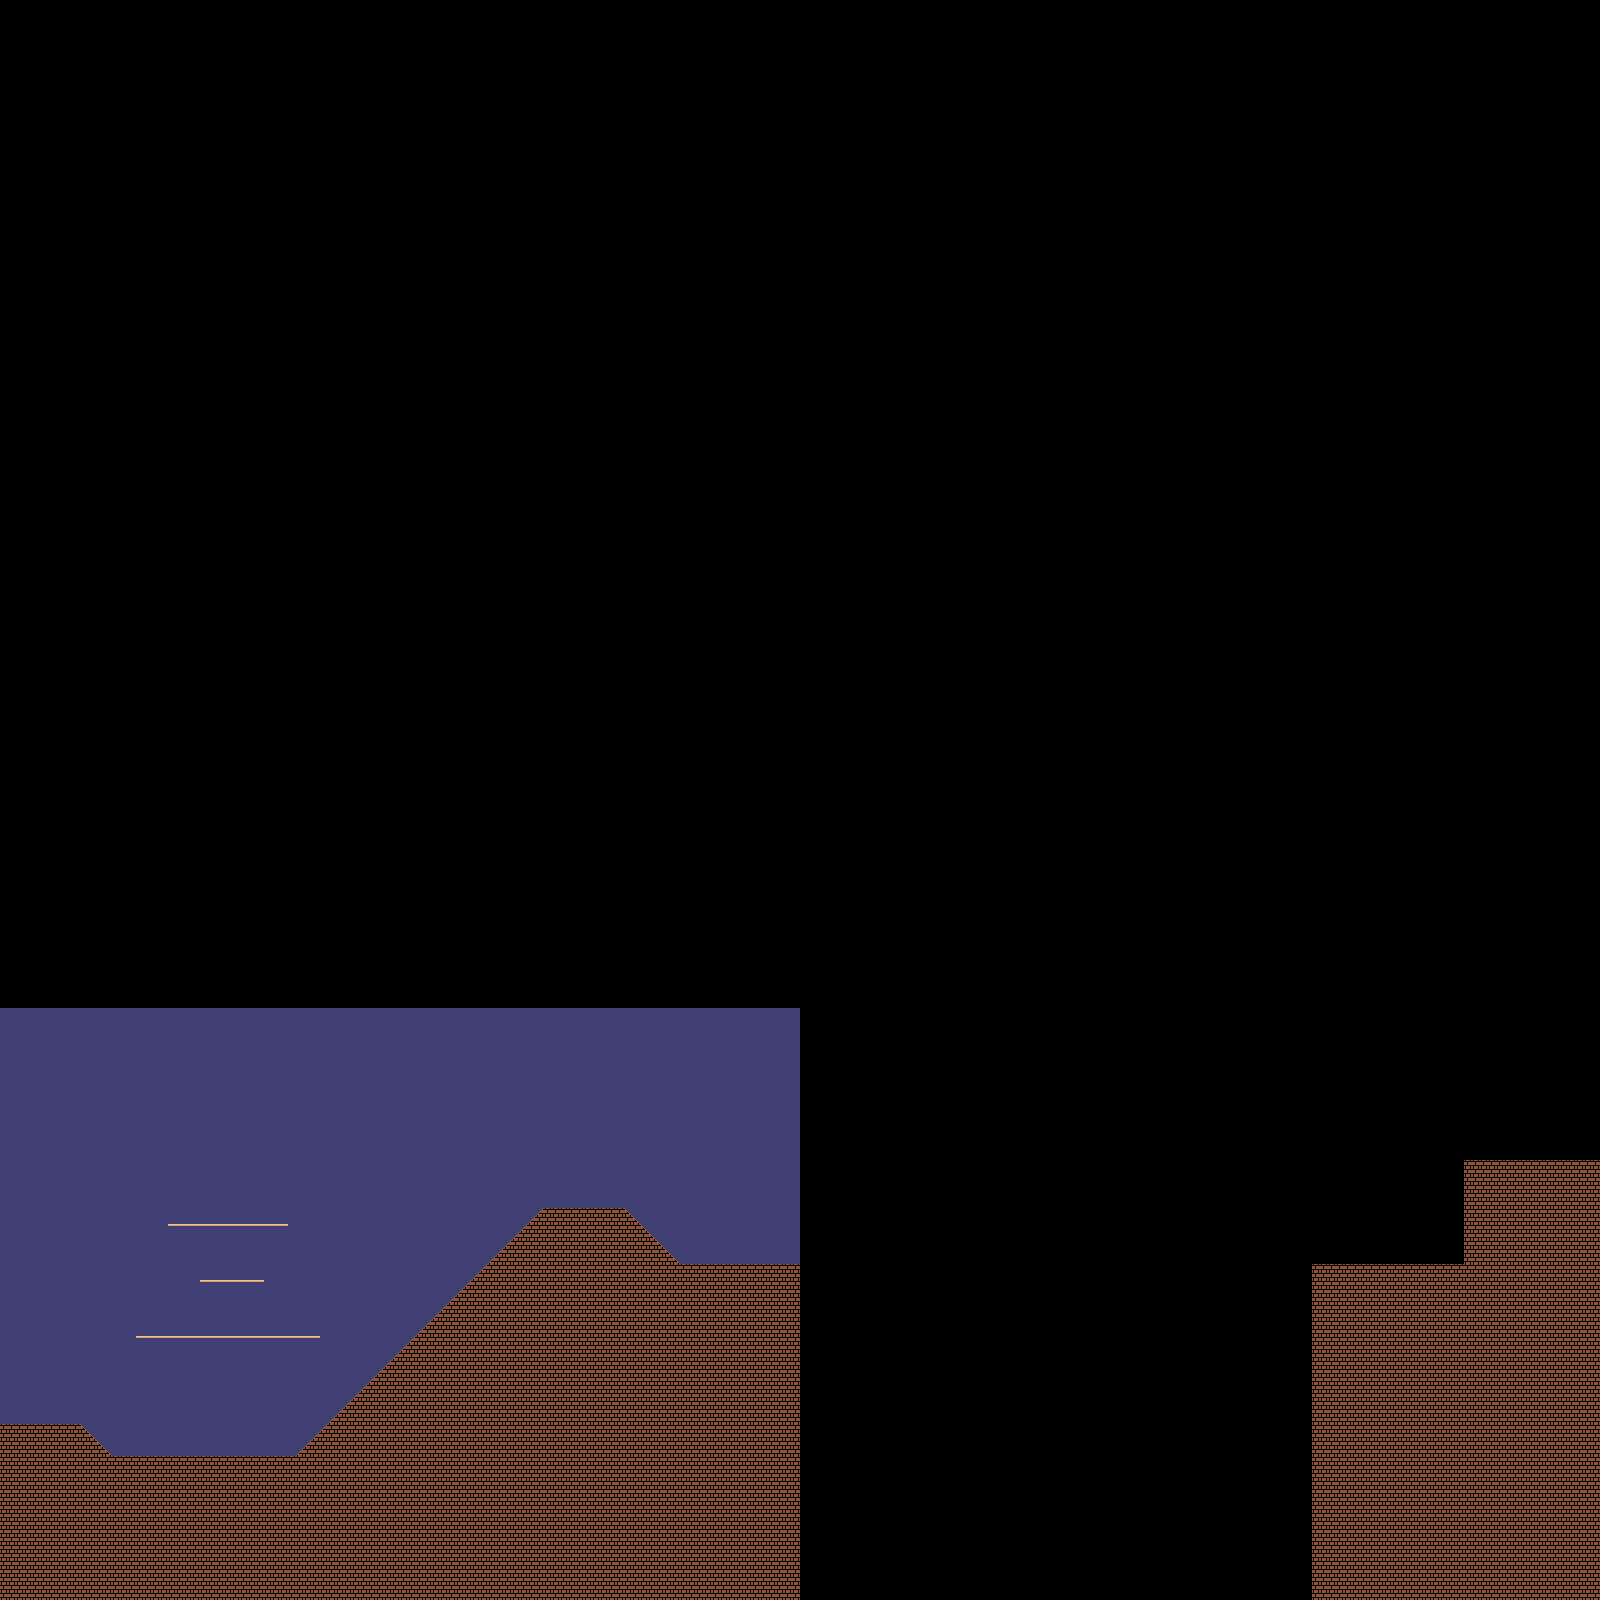

This is a level from a 2D game, rendered from its Tiled map with the project's own tilesets. A one-line summary and the map file follow, with tile-layer data summarised:
An orthogonal 200x200 tile map with 8x8 px tiles, 2 tile layers (background1, walls), 2 tilesets and 22 objects (16x CoinObject, 2x PlatformObject, PlayerObject, DamageZone, FlowerShootaObject).

<map version="1.0" orientation="orthogonal" renderorder="right-down" width="200" height="200" tilewidth="8" tileheight="8" nextobjectid="569">
 <properties>
  <property name="music_track" value="adventure.mp3" />
 </properties>
 <tileset firstgid="1" name="BaseTS" tilewidth="8" tileheight="8" tilecount="5" columns="1">
  <image source="BaseTS.png" width="8" height="40" />
 </tileset>
 <tileset firstgid="6" name="db32_border" tilewidth="8" tileheight="8" spacing="1" margin="1" tilecount="36" columns="36">
  <image source="db32_border.png" width="325" height="10" />
 </tileset>
 <layer name="background1" width="200" height="200">
  <data>[40000 cells, 7400 non-empty, 1 distinct tile ids]</data>
 </layer>
 <layer name="walls" width="200" height="200">
  <data>[40000 cells, 4991 non-empty, 4 distinct tile ids]</data>
 </layer>
 <objectgroup name="GameObjects">
  <object id="424" name="CoinObject" x="575.896" y="1174.52" width="12" height="25" />
  <object id="546" name="PlayerObject" x="229.308" y="1408.59" width="12" height="25" />
  <object id="547" x="381.871" y="1538.54" />
  <object id="549" name="CoinObject" x="224" y="1248" width="12" height="25" />
  <object id="550" name="CoinObject" x="224" y="1304" width="12" height="25" />
  <object id="551" name="CoinObject" x="224" y="1192" width="12" height="25" />
  <object id="552" name="PlatformObject" x="920" y="1304" width="12" height="25" />
  <object id="553" name="PlatformObject" x="1193.04" y="1417.74" width="12" height="25" />
  <object id="554" name="CoinObject" x="1112" y="1376" width="12" height="25" />
  <object id="555" name="CoinObject" x="1072" y="1376" width="12" height="25" />
  <object id="556" name="CoinObject" x="992" y="1376" width="12" height="25" />
  <object id="557" name="CoinObject" x="1032" y="1376" width="12" height="25" />
  <object id="558" name="CoinObject" x="904" y="1376" width="12" height="25" />
  <object id="559" name="CoinObject" x="944" y="1376" width="12" height="25" />
  <object id="560" name="CoinObject" x="824" y="1376" width="12" height="25" />
  <object id="561" name="CoinObject" x="864" y="1376" width="12" height="25" />
  <object id="562" name="CoinObject" x="1232" y="1376" width="12" height="25" />
  <object id="563" name="CoinObject" x="1272" y="1376" width="12" height="25" />
  <object id="564" name="CoinObject" x="1152" y="1376" width="12" height="25" />
  <object id="565" name="CoinObject" x="1192" y="1376" width="12" height="25" />
  <object id="566" name="DamageZone" x="803.622" y="1575.43" width="502.57" height="13.317">
   <properties>
    <property name="dmg" type="int" value="3" />
    <property name="force" type="int" value="-1" />
   </properties>
  </object>
  <object id="568" name="FlowerShootaObject" x="1386.67" y="1229.24" width="12" height="25" />
 </objectgroup>
</map>
